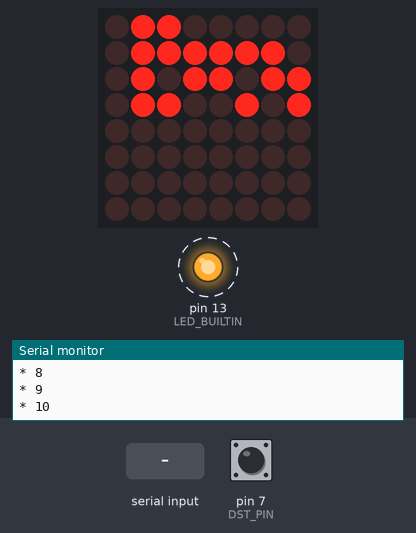
The sketch below on a simulated Arduino Uno, built with avr-gcc and run on an emulated ATmega328P. Parts: 8×8 LED matrix, output pins drawn as LEDs (lit = HIGH), the last lines printed to the serial monitor. Wiring (inferred from the names in the program): DS1307 clock at I2C address 0x68. Dashed ring = blinking. The inputs (shaded band) are chosen by the test bench; at power-on: pin 7 (DST_PIN) HIGH. The local clock reads 2024-03-15 10:24:30 at power-on unless the sketch sets it; EEPROM starts erased.

Above: at 1.35 s.
1.4 s: "T,45\n" received over Serial
At 3.1 s:
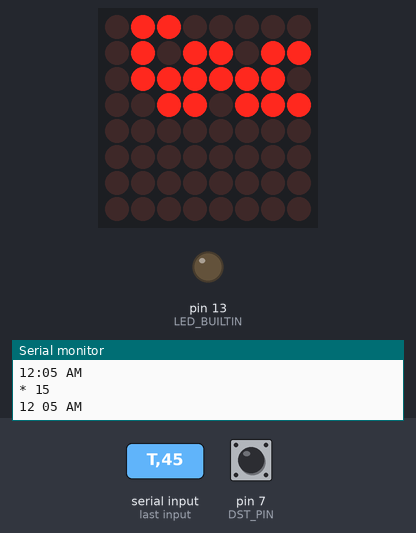
4.1 s: pin 7 (DST_PIN) pulled LOW for 1 s
At 5.24 s:
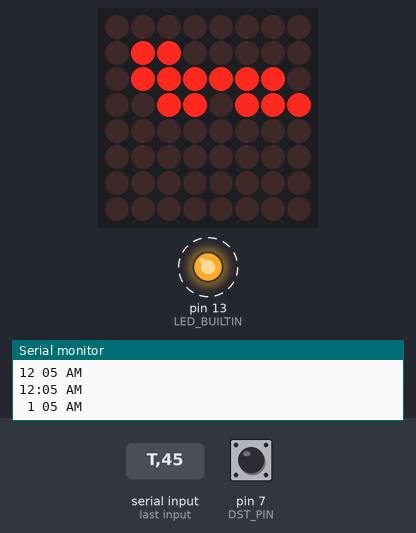
6.8 s: pin 7 (DST_PIN) pulled LOW for 3.2 s
At 8.08 s:
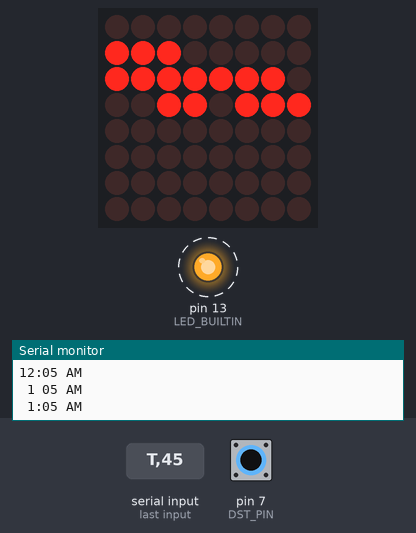
11.5 s: byte 100 ('d') received over Serial
At 14.8 s:
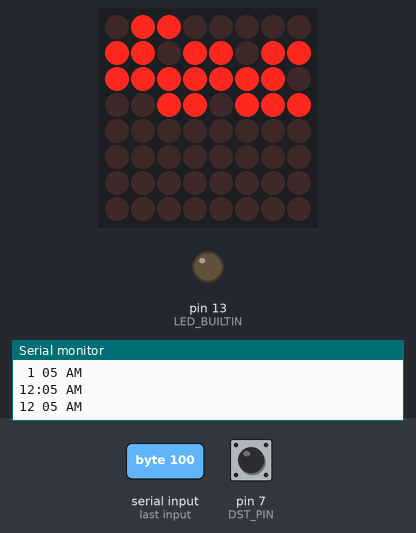
Timing chart, 0 to 16.3 s (numbered marks = the images above; inputs shaded):
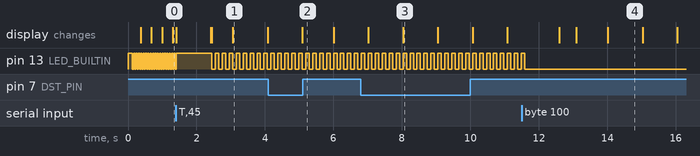

Measured:
- after the input at 4.1 s, the display: changes after 0.99 s (image 2)
- after the input at 6.8 s, the display: first changes after 0.22 s (image 3 shows a later state)
- after the input at 11.5 s, pin 13 (LED_BUILTIN): goes on until 11.6 s, then stays LOW
- by itself, pin 13 (LED_BUILTIN): alternates HIGH for 0.10 s and LOW for 0.10 s
- what the display in image 1 shows lasts 1.0 s, from 3.1 s to 4.1 s

The sketch:

DadsClock.ino
```cpp
#include <EEPROM.h>
#include <Time.h>
#include <Wire.h>

#include <DS1307RTC.h>
#include <LedControl.h>

// After power-on, we fade in.  These parameters control that.
#define FADE_ON_TIME 2000 // ms for the whole thing
#define FADE_ON_MAX 15    // max value (min is always 0)
// We have a delay in the main loop to lower power consumption by not polling
// the RTC constantly.
// We don't use an interrupt, since the RTC keeps sending interrupts
// while Vcc is unpowered, doubling the drain on the lithium backup battery.
#define LOOP_TIME 100 // milliseconds to delay per loop

// These are the Arduino pin numbers.
#define LCL_LOAD 10 //MAX7219 pin 12
#define LCL_CLK 11  //MAX7219 pin 13
#define LCL_DIN 12  //MAX7219 pin 1
#define RTC_SQW 2 // RTC square wave output; currently unused
// There's a Daylight Saving Time switch, active low.
// It has an internal pull-up, so ground the pin for DST (in the summer).
// We always store the time as standard time.
#define DST_PIN 7 // Daylight Saving Time switch

#ifndef DS1307_CTRL_ID
# define DS1307_CTRL_ID 0x68
#endif

LedControl lcl = LedControl(LCL_DIN, LCL_CLK, LCL_LOAD, 1);

// There's a debug flag that will:
// * Toggle the status LED every loop, to get a sense of how fast it's
//   running
// * Print (to the serial port) the time
// * Print the display intensity during fade-in
// * Print the full contents of the RTC during startup
// * Maybe other stuff
// We control this using a byte flag in EEPROM (255 from the factory).
// Toggle it by sending "D\r" on the serial port to turn it on, or "d\r"
// to turn it off.
#define DEBUG_ADDR 0 // address in EEPROM of the debug flag
bool debug;

#define LOOP_ADDR 1 // address in EEPROM of the loop choice flag
void normalInnerLoop();
void burnTestInnerLoop();
void eightsInnerLoop();
#define MAX_LOOPNUM 2
void (*innerLoops[MAX_LOOPNUM+1])(void) =
        {normalInnerLoop, burnTestInnerLoop, eightsInnerLoop};
void (*innerLoop)() = normalInnerLoop;

void
setup()
{
        debug = EEPROM.read(DEBUG_ADDR);
        pinMode(LED_BUILTIN, OUTPUT);
        if (debug) {
                digitalWrite(LED_BUILTIN, HIGH);
        }
        Serial.begin(9600);

        unsigned int innerLoopNum = EEPROM.read(LOOP_ADDR);
        if (innerLoopNum > MAX_LOOPNUM) {
                innerLoopNum = 0;
        }
        innerLoop = innerLoops[innerLoopNum];

        pinMode(DST_PIN, INPUT_PULLUP);

        // Set to displaying nothing, lowest intensity, then turn on the display.
        lcl.clearDisplay(0);
        lcl.setIntensity(0, 0);
        lcl.shutdown(0, false);

        if (debug) {
                Wire.beginTransmission(DS1307_CTRL_ID);
                Wire.write((uint8_t)0x00); // reset register pointer
                Wire.endTransmission();
                unsigned char bytes[0x40];
                int i;
                Wire.requestFrom(DS1307_CTRL_ID, 0x40);
                for (i = 0; i < 0x40; i++) {
                        bytes[i] = Wire.read();
                }
                Serial.println(F("RTC:"));
                for (i = 0; i < 0x40; i++) {
                        Serial.print(bytes[i], 16);
                        Serial.write(' ');
                }
                Serial.println("");

                Serial.println(F("go"));
                digitalWrite(LED_BUILTIN, LOW);
        }
}

bool
inDST()
{
        return digitalRead(DST_PIN) == LOW;
}

// See BSD's date(1) for the format this uses.  It's pretty much
//   yyyymmddHHMM.SS
// except that the most signifiant parts can be omitted (defaults to no change),
// and the seconds can be omitted (defaults to 0).  The minimal form
// would be "MM" to just update the minutes and set seconds to 0.
void
read_and_set_time(const String &str)
{
        tmElements_t tm;

        RTC.read(tm);
        int start = 0;
        int dotpos = str.indexOf('.');
        int datelen = dotpos != -1 ? dotpos : str.length();

        if (dotpos == -1) {
                tm.Second = 0;
        } else {
                tm.Second = str.substring(dotpos + 1).toInt();
        }

#define GETDD(dd) \
                        do { \
                                dd = str.substring(start, start+2).toInt(); \
                                start += 2; \
                                datelen -= 2; \
                        } while (0)
        int calYear = tmYearToCalendar(tm.Year);
        if (datelen >= 12) {
                int cc;
                GETDD(cc);
                calYear = cc * 100;
        }
        if (datelen >= 10) {
                int yy;
                GETDD(yy);
                calYear = (calYear / 100) * 100 + yy;
        }
        tm.Year = CalendarYrToTm(calYear);
        if (datelen >= 8) GETDD(tm.Month);
        if (datelen >= 6) GETDD(tm.Day);
        if (datelen >= 4) {
                GETDD(tm.Hour);
                // If we're in DST, then the input value was an hour ahead of
                // standard time.  Compensate.
                if (inDST()) {
                        if (tm.Hour == 0) {
                                tm.Hour = 23;
                                tm.Day--; // Not guaranteed to work; don't care right now
                        } else {
                                tm.Hour--;
                        }
                }
        }
        if (datelen >= 2) GETDD(tm.Minute);
#undef GETDD

        if (datelen != 0) {
                Serial.println(F("? ccyymmddHHMM.SS"));
                Serial.println(str);
                Serial.println(datelen);
                Serial.println(dotpos);
                Serial.println(str.length());
                return;
        }
        RTC.write(tm);
}

void
xmitTime(char hrTens, char hrOnes, char minTens, char minOnes,
         char secTens, char secOnes, bool colon, bool pm)
{
        if (!debug)
                return;
        Serial.write(hrTens);
        Serial.write(hrOnes);
        Serial.write(colon ? ':' : ' ');
        Serial.write(minTens);
        Serial.write(minOnes);
        Serial.println(pm ? F(" PM") : F(" AM"));
}

#define SEG_A 0x02
#define SEG_B 0x40
#define SEG_C 0x20
#define SEG_D 0x10
#define SEG_E 0x08
#define SEG_F 0x04
#define SEG_G 0x01
#define SEG_DP 0x80
static const unsigned char display_seg_lut[10] =
{
        /*0*/ SEG_A | SEG_B | SEG_C | SEG_D | SEG_E | SEG_F,
        /*1*/ SEG_B | SEG_C,
        /*2*/ SEG_A | SEG_B | SEG_D | SEG_E | SEG_G,
        /*3*/ SEG_A | SEG_B | SEG_C | SEG_D | SEG_G,
        /*4*/ SEG_B | SEG_C | SEG_F | SEG_G,
        /*5*/ SEG_A | SEG_C | SEG_D | SEG_F | SEG_G,
        /*6*/ SEG_A | SEG_C | SEG_D | SEG_E | SEG_F | SEG_G,
        /*7*/ SEG_A | SEG_B | SEG_C,
        /*8*/ SEG_A | SEG_B | SEG_C | SEG_D | SEG_E | SEG_F | SEG_G,
        /*9*/ SEG_A | SEG_B | SEG_C | SEG_D | SEG_F | SEG_G
};

// I hooked up the segments wrong, apparently, so I do the digit conversion
// myself to change their order.
void
lutSetChar(int controller, int position, unsigned char value, bool dp)
{
        unsigned char display;
        switch (value) {
        case ' ':
                value = 0; break;
        case '0'...'9':
                value = display_seg_lut[value - '0']; break;
        case 0 ... 9:
                value = display_seg_lut[value]; break;
        }
        if (dp)
                value |= SEG_DP;
        lcl.setRow(controller, position, value);
}

void
displayTime(char hrTens, char hrOnes, char minTens, char minOnes,
                    char secTens, char secOnes, bool colon, bool pm)
{
#if TESTPAT_EIGHTS
        int i;
        for (i = 0; i < 4; i++) {
                lutSetChar(0, i, colon ? '8' : ' ', colon);
        }
#elif TESTPAT_DIGITS
        for (i = 0; i < 4; i++) {
                lutSetChar(0, i, secOnes, colon);
        }
#else
        lutSetChar(0, 0, hrTens, 0);
        lutSetChar(0, 1, hrOnes, colon);
        lutSetChar(0, 2, minTens, colon);
        lutSetChar(0, 3, minOnes, pm);
#endif
}

void
showTime(char hrTens, char hrOnes, char minTens, char minOnes,
                 char secTens, char secOnes, bool colon, bool pm)
{
        xmitTime(hrTens, hrOnes, minTens, minOnes, secTens, secOnes, colon, pm);
        displayTime(hrTens, hrOnes, minTens, minOnes, secTens, secOnes, colon, pm);
}

void
handleSerialInput()
{
        while (1) {
                switch (Serial.read())
                {
                        case -1:
                                return;
                        case 'T':
                                read_and_set_time(Serial.readStringUntil('\r'));
                                break;
                        case 'D':
                                debug = true;
                                EEPROM.write(DEBUG_ADDR, 1);
                                Serial.readStringUntil('\r');
                                break;
                        case 'd':
                                debug = false;
                                EEPROM.write(DEBUG_ADDR, 0);
                                digitalWrite(LED_BUILTIN, LOW);
                                Serial.readStringUntil('\r');
                                break;
                        case 'l':
                                {
                                        unsigned char loopNum = Serial.read() - '0';
                                        if (loopNum > MAX_LOOPNUM) {
                                                Serial.println('?');
                                                break;
                                        }
                                        innerLoop = innerLoops[loopNum];
                                        EEPROM.write(LOOP_ADDR, loopNum);
                                        Serial.readStringUntil('\r');
                                        break;
                                }
                        case '\r':
                        case '\n':
                                Serial.println('?');
                                break;
                        case '?':
                                Serial.println(F("Debug: D (on) or d (off)\r\n"
                                                                 "Set: T[[[[[cc]yy]mm]dd]HH]MM[.ss]"));
                                break;
                        default:
                                break;
                }
        }
}

void
normalInnerLoop()
{
        tmElements_t tm;
        RTC.read(tm);
        static int lastColon = -1;
        int colon = tm.Second % 2 == 0 ? 1 : 0;
        if (colon != lastColon)
        {
                lastColon = colon;

                int dstHour = tm.Hour + (inDST() ? 1 : 0);
                int displayHour = dstHour % 12;
                if (displayHour == 0)
                {
                        displayHour = 12;
                }
                showTime(displayHour < 10 ? ' ' : '1', displayHour % 10 + '0',
                         tm.Minute / 10 + '0', tm.Minute % 10 + '0',
                         tm.Second / 10 + '0', tm.Second % 10 + '0',
                         colon, dstHour >= 12);
        }

        // Loop more quickly during the fade up.
        static int last_intensity = -1;
        if (last_intensity != FADE_ON_MAX)
                delay(FADE_ON_TIME / (FADE_ON_MAX * 4));
        else
                delay(LOOP_TIME);

        if (last_intensity != FADE_ON_MAX)
        {
                int intensity = millis() * FADE_ON_MAX / FADE_ON_TIME;
                if (intensity > FADE_ON_MAX)
                        intensity = FADE_ON_MAX;
                if (intensity != last_intensity)
                {
                        last_intensity = intensity;
                        lcl.setIntensity(0, intensity);
                        if (debug) {
                                Serial.print(F("* "));
                                Serial.println(intensity);
                        }
                }
        }

        return;

#if 0
        // An earlier draft of this code landed here if the read failed.  It
        // would print 0s if the chip was missing, and flash 12s if the clock
        // wasn't running (CH, register 0 bit 7; off from the factory).
        // But, detecting that requires a newer version of the DS1307RTC library
        // than codebender currently has installed.
        if (!RTC.chipPresent()) {
                Serial.println(F("00:00"));
                delay(10000);
                return;
        }
        if (colon)
                Serial.println(F("12:00"));
        else
                Serial.println("");
        colon = !colon;
        delay(1000);
        return;
#endif
}

void
burnTestInnerLoop()
{
        lcl.setIntensity(0, 15);
        for (int i = 0; i < 8; i++) {
                lcl.setRow(0, 0, 0x01 << i);
                lcl.setRow(0, 1, 0x01 << i);
                lcl.setRow(0, 2, 0x01 << i);
                lcl.setRow(0, 3, 0x01 << i);
                delay(250);
        }
}

void
eightsInnerLoop()
{
        lcl.setIntensity(0, 15);
        lcl.setRow(0, 0, 0xFF);
        lcl.setRow(0, 1, 0xFF);
        lcl.setRow(0, 2, 0xFF);
        lcl.setRow(0, 3, 0xFF);
        delay(250);
}

void
loop()
{
        static bool status;
        if (debug) {
                digitalWrite(LED_BUILTIN, status ? HIGH : LOW);
                status = !status;
        }
        handleSerialInput();
        innerLoop();
}
```
